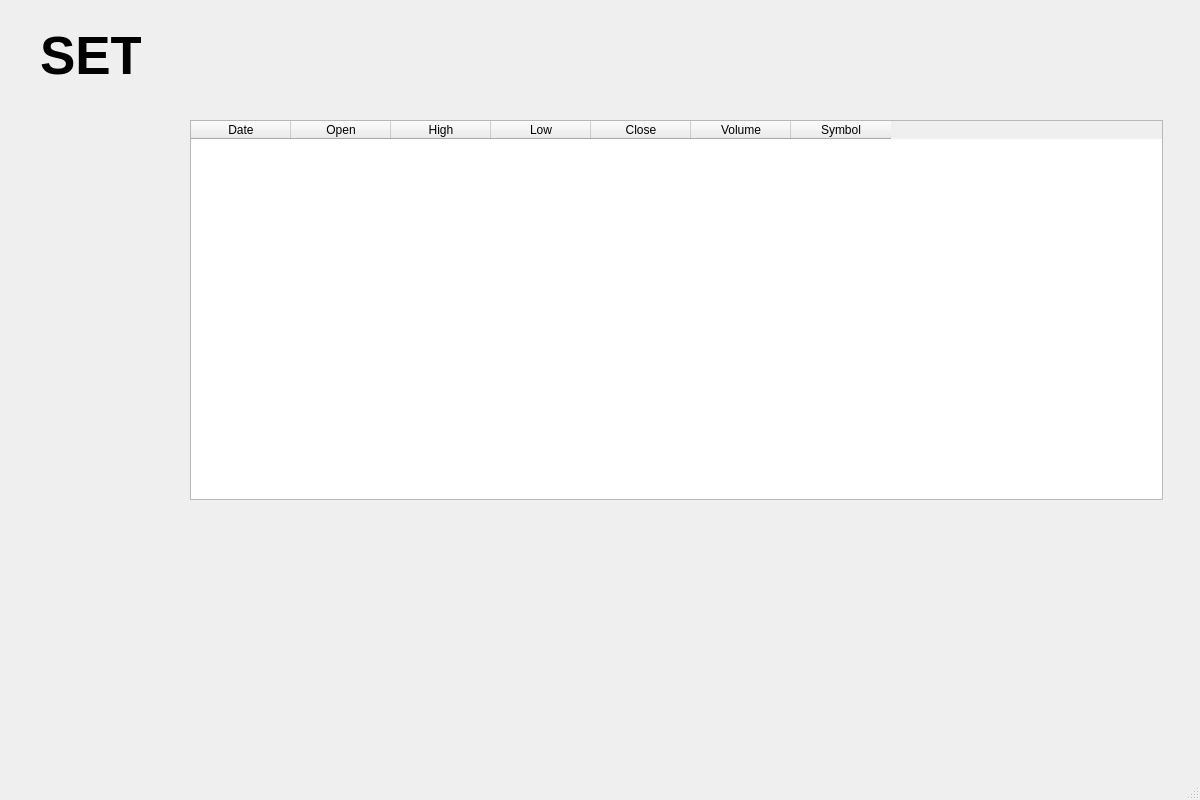
<?xml version="1.0" encoding="UTF-8"?>
<ui version="4.0">
 <class>Prototype</class>
 <widget class="QMainWindow" name="Prototype">
  <property name="geometry">
   <rect>
    <x>0</x>
    <y>0</y>
    <width>1200</width>
    <height>800</height>
   </rect>
  </property>
  <property name="minimumSize">
   <size>
    <width>1200</width>
    <height>800</height>
   </size>
  </property>
  <property name="maximumSize">
   <size>
    <width>1200</width>
    <height>800</height>
   </size>
  </property>
  <property name="windowTitle">
   <string>Prototype</string>
  </property>
  <property name="styleSheet">
   <string notr="true"/>
  </property>
  <widget class="QWidget" name="centralwidget">
   <widget class="QTableWidget" name="tableWidget">
    <property name="geometry">
     <rect>
      <x>190</x>
      <y>120</y>
      <width>973</width>
      <height>380</height>
     </rect>
    </property>
    <column>
     <property name="text">
      <string>Date</string>
     </property>
    </column>
    <column>
     <property name="text">
      <string>Open</string>
     </property>
    </column>
    <column>
     <property name="text">
      <string>High</string>
     </property>
    </column>
    <column>
     <property name="text">
      <string>Low</string>
     </property>
    </column>
    <column>
     <property name="text">
      <string>Close</string>
     </property>
    </column>
    <column>
     <property name="text">
      <string>Volume</string>
     </property>
    </column>
    <column>
     <property name="text">
      <string>Symbol</string>
     </property>
    </column>
   </widget>
   <widget class="QLabel" name="label">
    <property name="geometry">
     <rect>
      <x>40</x>
      <y>30</y>
      <width>101</width>
      <height>51</height>
     </rect>
    </property>
    <property name="minimumSize">
     <size>
      <width>0</width>
      <height>0</height>
     </size>
    </property>
    <property name="font">
     <font>
      <pointsize>40</pointsize>
      <weight>75</weight>
      <bold>true</bold>
     </font>
    </property>
    <property name="text">
     <string>SET</string>
    </property>
   </widget>
  </widget>
  <widget class="QMenuBar" name="menubar">
   <property name="geometry">
    <rect>
     <x>0</x>
     <y>0</y>
     <width>1200</width>
     <height>21</height>
    </rect>
   </property>
  </widget>
  <widget class="QStatusBar" name="statusbar"/>
 </widget>
 <resources/>
 <connections/>
</ui>
